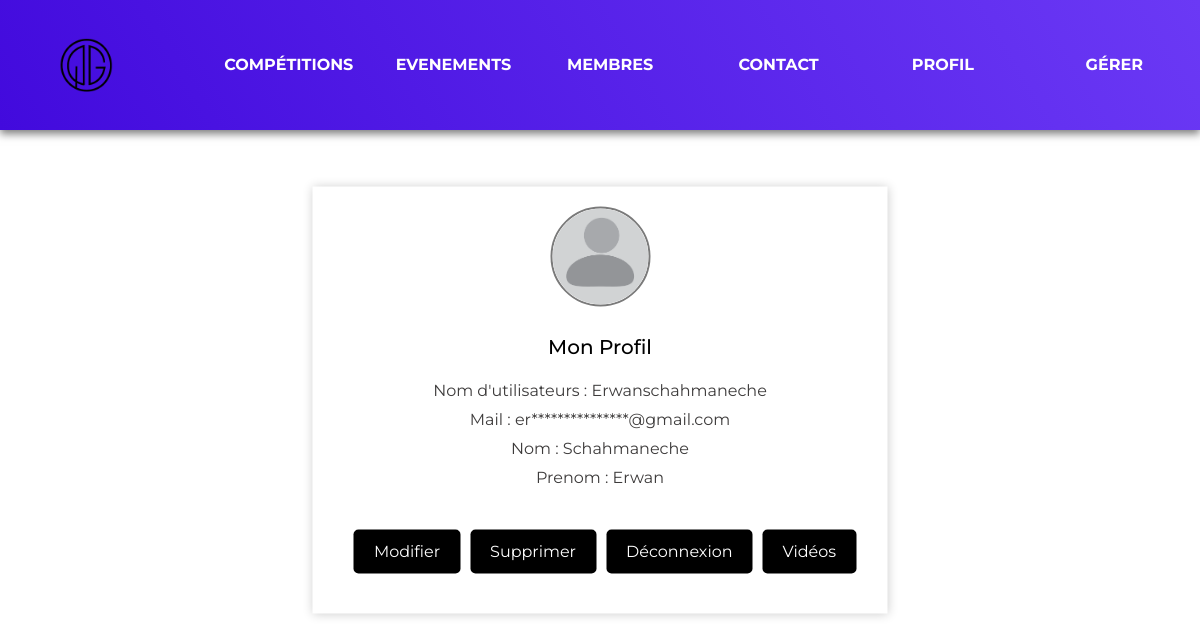
The page /?action=monProfil (signed in) on the database its author committed.
### tables this page shows
CREATE TABLE utilisateurs (
   id INT NOT NULL AUTO_INCREMENT PRIMARY KEY,
   prenom VARCHAR(50) NOT NULL,
   nom VARCHAR(50) NOT NULL,
   pseudo VARCHAR(50) NOT NULL DEFAULT '',
   mdp VARCHAR(255) NOT NULL DEFAULT '',
   datenaissance DATE DEFAULT NULL,
   mail VARCHAR(50) NOT NULL,
   est_admin BOOLEAN NOT NULL DEFAULT FALSE
);

### public_html/index.php (called while the page is built, shortened)
<?php
include "getRacine.php";
include_once "$racine/model/authentification.php";
if (isset($_GET["action"])){
    $action = $_GET["action"];
}
else{
    $action = "defaut";
}
$fichier = controleurPrincipal($action);
include "$racine/controller/$fichier";
?>

### public_html/model/utilisateurs.php (called while the page is built, shortened)
<?php
function getUtilisateurByPseudo($pseudo) {
    try {
        $cnx = DBconnection();
        $req = $cnx->prepare("SELECT * FROM utilisateurs WHERE pseudo = :pseudo;");
        $req->bindValue(':pseudo', $pseudo, PDO::PARAM_STR);
        $req->execute();
        $resultat = $req->fetch(PDO::FETCH_ASSOC);
        return $resultat;
    } catch (PDOException $e) {
        print 'Erreur !: ' . $e->getMessage();
        die();
    }
}
function censorEmail($email) {
    $parts = explode("@", $email);
    $name = $parts[0];
    $domain = $parts[1];
    $nameCensored = substr($name, 0, 2) . str_repeat('*', strlen($name) - 2);
    return $nameCensored . '@' . $domain;
}

### public_html/model/authentification.php (called while the page is built, shortened)
<?php
include_once "utilisateurs.php";
function isLoggedOn() {
    if (isset($_SESSION["pseudo"])) {
        $util = getUtilisateurByPseudo($_SESSION['pseudo']);
        if ($util && $util['pseudo'] == $_SESSION['pseudo'] && $util['mdp'] == $_SESSION['mdp']) {
            return true;
        }
    }
    return false;
}
?>

### public_html/view/monProfil.php (the view, shortened to what this page needs)
<div class="bgblue-Profil">
<div class="container-profil">
    <div class="text-center">
        <img src="photos/user.jpg" width="100" class="rounded-circle">
    </div>
    <div class="text-center">
        <h5 class="mt-2 mb-0">Mon Profil</h5>
        <ul class="social-list">
            <li></i>Nom d'utilisateurs : <?= htmlspecialchars($util["pseudo"]) ?></li>
            <li></i>Mail : <?= censorEmail($util["mail"]) ?></li>
            <li></i>Nom : <?= htmlspecialchars($util["nom"]) ?></li>
            <li></i>Prenom : <?= htmlspecialchars($util["prenom"]) ?></li>
        </ul>
        <div class="button-container">
        <button class="btn btn-primary btn-profil" id="modifier"><a href="./?action=updProfil">Modifier</a></button>
        <button class="btn btn-primary btn-profil" id="sup"><a href="./?action=suppression">Supprimer</a></button>
        <button class="btn btn-primary btn-profil" id="deco"><a href="./?action=deconnexion">Déconnexion</a></button>
        <button class="btn btn-primary btn-profil" id="mesvideos"><a href="./?action=video">Vidéos</a></button>
        </div>
    </div>
</div>

### public_html/style/header.css (style rules this page uses)
html, body { margin: 0; height: 100%; padding: 0; cursor: url(../assets/cursor2.png), pointer; }
body { font-family: -apple-system, BlinkMacSystemFont, "Segoe UI", Roboto, Helvetica, Arial, sans-serif, "Apple Color Emoji", "Segoe UI Emoji", "Segoe UI Symbol"; }

### public_html/style/home.css (style rules this page uses)
body { background: rgb(255, 255, 255); font-family: 'Montserrat', sans-serif; display: flex; flex-direction: column; margin: 0; padding: 0; }
* { margin: 0; padding: 0; box-sizing: border-box; }
.btn { display: flex; justify-content: flex-end; margin-top: 20px; }
.btn-primary { background-color: #000000; color: white; padding: 10px 20px; border: none; border-radius: 5px; cursor: pointer; }

### public_html/style/profilVideo.css (style rules this page uses)
.btn a { color: white; text-decoration: none; }

### public_html/style/Monprofil.css (style rules this page uses)
.container-profil { width: 575px; background-color: #fff; box-shadow: 0px 0px 10px rgba(0, 0, 0, 0.2); display: flex; justify-content: center; align-items: center; flex-direction: column; position: absolute; top: 50%; left: 50%; transform: translate(-50%, -50%); padding: 20px; }
.text-center { text-align: center; margin-bottom: 20px; }
.rounded-circle { border-radius: 50%; border: 2px solid #7a7a7a; width: 100px; height: 100px; }
.container-profil h5 { margin-top: 10px; margin-bottom: 0; color: #000000; }
.social-list { list-style-type: none; padding: 0; text-align: center; margin-top: 20px; }
.social-list li { margin-bottom: 5px; color: #3d3b3b; }
.button-container { display: flex; justify-content: center; margin-top: 20px; }
.btn-profil { margin-left: 10px; }
.btn-profil a { color: #fff; text-decoration: none; }
.btn-primary { background-color: #000000; border-color: #000000; color: #fff; }
#deco { width: auto; }
#sup { width: auto; }
#modifier { width: auto; }
#mesvideos { width: auto; }
.btn { display: inline-block; font-weight: 400; color: #ffffff; text-align: center; vertical-align: middle; cursor: pointer; background-color: rgb(0, 0, 0); padding: 10px 20px; font-size: 16px; border-radius: 5px; transition: background-color 0.2s, border-color 0.2s; }

### public_html/style/mesvideos.css (style rules this page uses)
a { color: #000; text-decoration: none; }

### public_html/style/members.css (style rules this page uses)
*, *::before, *::after { box-sizing: border-box; }

### rows shown on the page
utilisateurs: pseudo "Erwanschahmaneche", mail "er***************@gmail.com", nom "Schahmaneche", prenom "Erwan"
